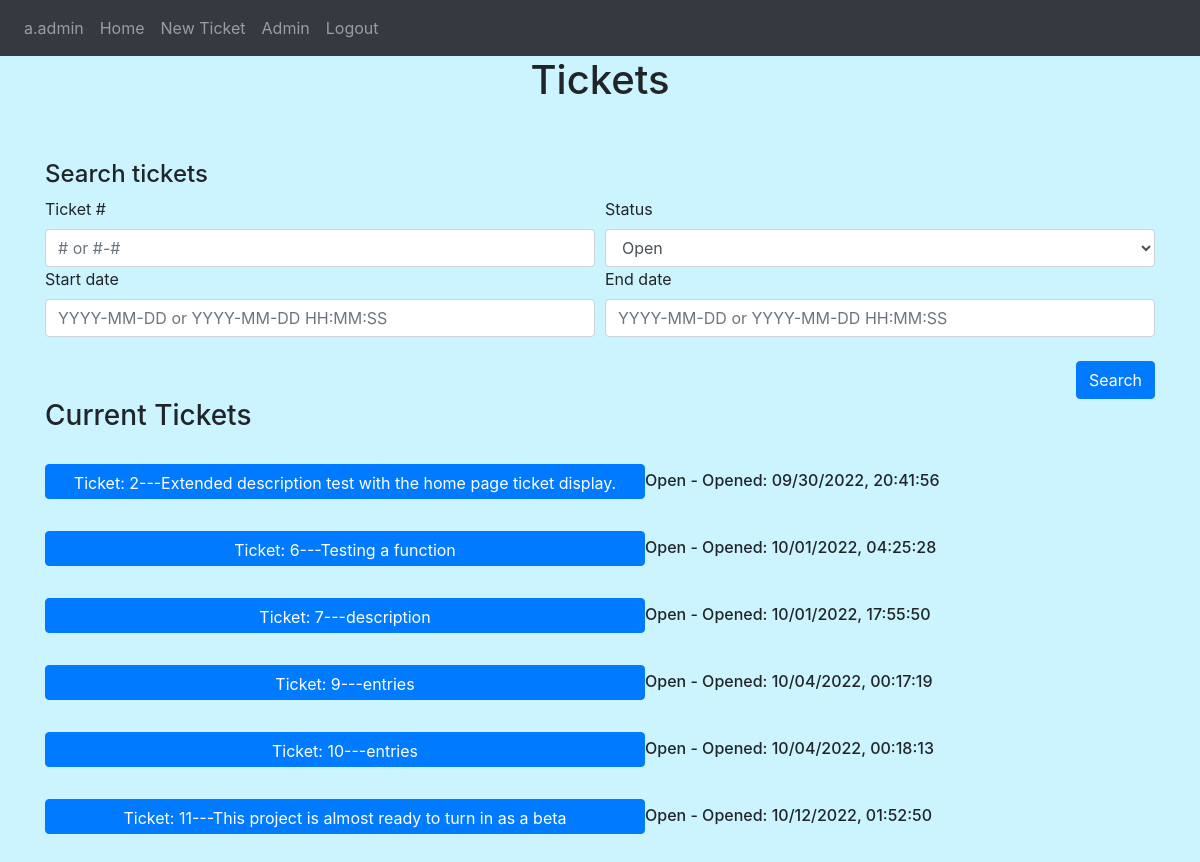
Page / (signed in) on the earlier database version.
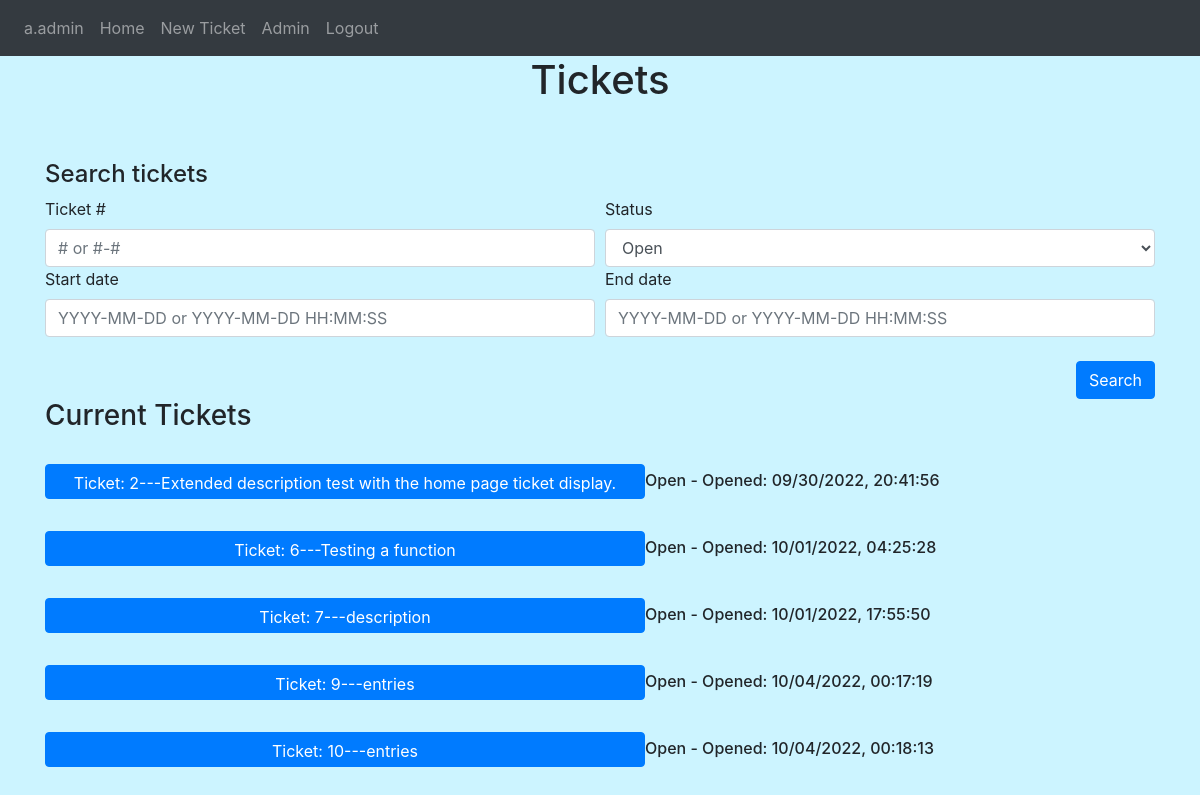
Same page on the later database version.
### Website/models.py (models this page shows)
class User(db.Model, UserMixin):
    id = db.Column(db.Integer, primary_key=True)
    username = db.Column(db.String(100), unique=True) #automatically generated to f.lname
    fname = db.Column(db.String(100))
    lname = db.Column(db.String(100))
    user_status = db.Column(db.Integer) #0 is deactivated, 1 is user, 2 is admin
    password_hash = db.Column(db.String(150))
    user_entries = db.relationship('Entry', backref='owner')

class Ticket(db.Model):
    id = db.Column(db.Integer, primary_key=True)
    short_description = db.Column(db.String(200))
    customer_name = db.Column(db.String(200))
    customer_contact = db.Column(db.String(200))
    status = db.Column(db.Integer) #0 is closed, 1 is open
    creation_date = db.Column(db.DateTime(timezone=True), default=func.now())
    close_date = db.Column(db.DateTime(timezone=True))
    ticket_entries = db.relationship('Entry')

### Website/views.py (the view, shortened to what this page needs)
@views.route('/', methods=['GET', 'POST'])
@login_required
def home():
    return render_template("home.html", user=current_user, tickets=Ticket.query.filter(Ticket.status == 1))

### Website/__init__.py (called while the page is built)
def create_app():
    app = Flask(__name__)
    app.config['SECRET_KEY'] = "SuperSecretKey"
    app.config['SQLALCHEMY_DATABASE_URI'] = f'sqlite:///{DB_NAME}'
    db.init_app(app)
    from .views import views
    from .auth import auth
    app.register_blueprint(views, url_prefix='/')
    app.register_blueprint(auth, url_prefix='/')
    from .models import User, Ticket, Entry
    create_database(app)
    login_manager = LoginManager()
    login_manager.login_view = 'auth.login'
    login_manager.init_app(app)
    @login_manager.user_loader
    def load_user(id):
        return User.query.get(int(id))
    return app

### Website/templates/home.html (shortened to what this page needs)
{% extends "base.html" %}
{% block content%} <h1 align="center">Tickets</h1>
    <br />
    <br />
    <h4 align="left"> Search tickets </h4>
    <form method="POST">
        <div class="form-row">
          <div class="col-6">
            <label for="TicketID">Ticket #</label>
            <input type="text" class="form-control" id="TicketID" name="TicketID" placeholder="# or #-#">
          </div>
          <div class="col-6">
            <label for="status">Status</label>
            <select id="status" class="form-control" name="status">
                <option value='1' selected>Open</option>
            </select>
        </div>
        </div>
        <div class="form-row">
            <div class="col-6">
                <label for="start_date">Start date</label>
                <input type="text" class="form-control" id="start_date" name="start_date" placeholder="YYYY-MM-DD or YYYY-MM-DD HH:MM:SS" >
              </div>
              <div class="col-6">
                  <label for="end_date">End date</label>
                  <input type="text" class="form-control" id="end_date" name="end_date" placeholder="YYYY-MM-DD or YYYY-MM-DD HH:MM:SS">
              </div>
        </div>
        <br>
        <div align="right">
            <button type="submit" class="btn btn-primary">Search</button>
        </div>
      </form>
    <h3> Current Tickets</h3>
    <br>
    <ul class="list-group list-group-flush" id="tickets">
        {% for ticket in tickets%}
        <div class='message' style=display:inline;>
            {% if ticket.status == 0 %}
                <h6><a href="/ticket/{{ticket.id}}" class="btn btn-primary" onClick="" style="height:35px; width:600px" > Ticket: {{ ticket.id }}---{{ticket.short_description}} </a>{{'Closed - Opened: ' + ticket.creation_date.strftime("%m/%d/%Y, %H:%M:%S") + ' Closed: ' + ticket.close_date.strftime("%m/%d/%Y, %H:%M:%S")}}</h6>
            {% elif ticket.status == 1%}
                <h6><a href="/ticket/{{ticket.id}}" class="btn btn-primary" onClick="" style="height:35px; width:600px" > Ticket: {{ ticket.id }}---{{ticket.short_description}} </a>{{'Open - Opened: ' + ticket.creation_date.strftime("%m/%d/%Y, %H:%M:%S")}}</h6>
            {% endif %}
            <br>
        </div>
        {% endfor%}
    </ul>
{%endblock%}

### Website/templates/base.html (shortened to what this page needs)
<!DOCTYPE html>
<html>
  <head>
    <link
      rel="stylesheet"
      href="https://stackpath.bootstrapcdn.com/bootstrap/4.4.1/css/bootstrap.min.css"
    />
    <link
      rel="stylesheet"
      href="https://stackpath.bootstrapcdn.com/font-awesome/4.7.0/css/font-awesome.min.css"
    />
  </head>
  <body style="background-color:rgba(0, 202, 255, 0.2)">
    <nav class="navbar navbar-expand-lg navbar-dark bg-dark">
      <div class="collapse navbar-collapse" id="navbar">
        <div class="navbar-nav">
            {% if user.is_authenticated %}
            <a class="nav-item nav-link" id="user" href="/userpage">{{user.username}}</a>
            <a class="nav-item nav-link" id="home" href="/">Home</a>
            <a class="nav-item nav-link" id="adduser" href="/ticket">New Ticket</a>
            {% if user.user_status == 2 %}
            <a class="nav-item nav-link" id="login" href="/admin">Admin</a>
            {% endif %}
            <a class="nav-item nav-link" id="logout" href="/logout">Logout</a>
            {% else %}
            <a class="nav-item nav-link" id="login" href="/login">Login</a>
            {% endif %}
        </div>
       </div>
    </nav>
    <div class="container">
        {% block content%}
        {%endblock%}
    </div>
  </body>
</html>

Differences in the rows shown:
no longer on this page (row edited): Ticket: id "11", short_description "This project is almost ready to turn in as a beta", creation_date "Open - Opened: 10/12/2022, 01:52:50"
